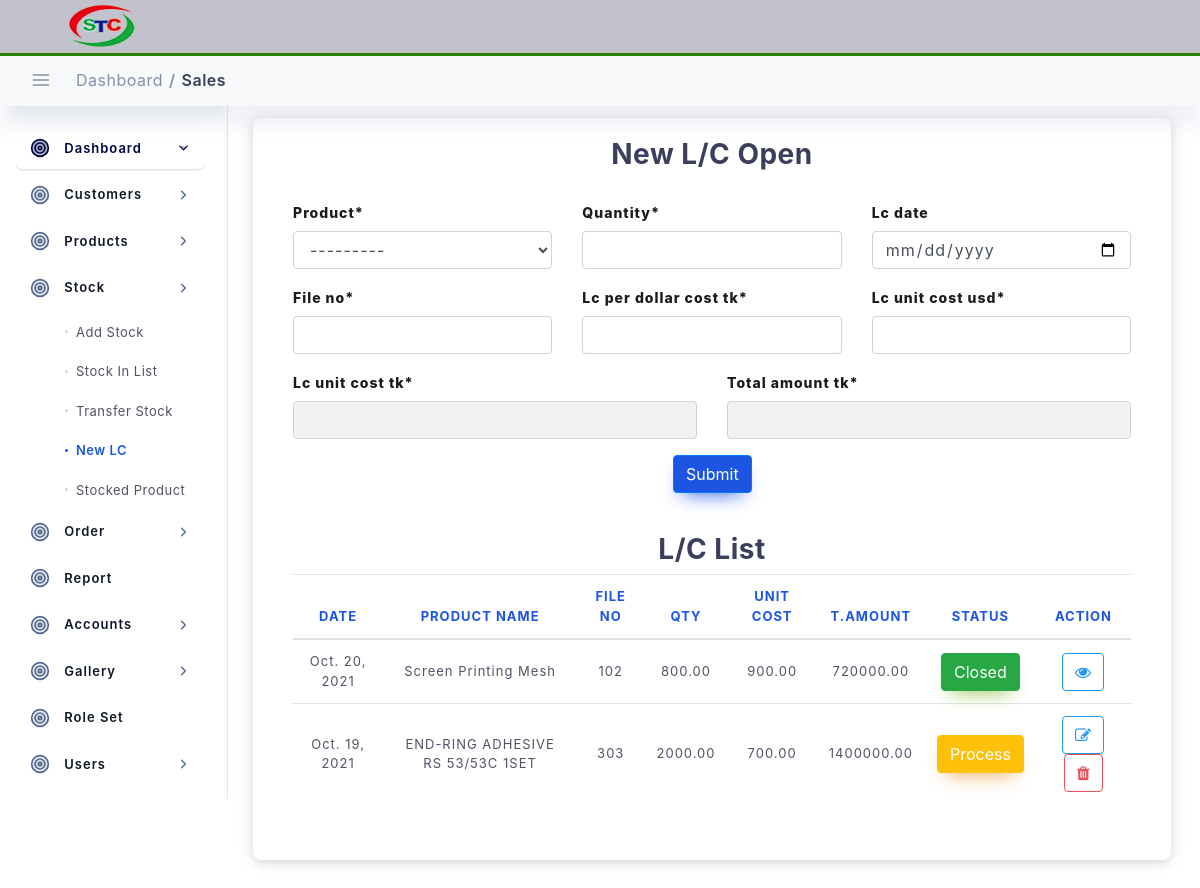
The page /stock/new-lc (signed in) on the database its author committed.
### stock/models.py (models this page shows, shortened)
class LC(models.Model):
    lc_transaction_no = models.CharField(max_length=100, primary_key=True, default=lc_transaction_no)
    created_at = models.DateTimeField(blank=True, null=True, auto_now_add=True)
    updated_at = models.DateTimeField(blank=True, null=True, auto_now=True)
    lc_date = models.DateField(blank=True, null=True)
    lc_process_date = models.DateField(blank=True, null=True)
    lc_close_date = models.DateField(blank=True, null=True)
    quantity = models.DecimalField(max_digits=20, decimal_places=2)
    product = models.ForeignKey(Products, on_delete=models.DO_NOTHING, )
    file_no = models.CharField(max_length=100)
    lc_per_dollar_cost_tk = models.DecimalField(max_digits=20, decimal_places=2)
    lc_unit_cost_usd = models.DecimalField(max_digits=20, decimal_places=2)
    lc_unit_cost_tk = models.DecimalField(max_digits=20, decimal_places=2)
    total_amount_tk = models.DecimalField(max_digits=20, decimal_places=2)
    status = models.CharField(max_length=20, default="Open")
    author = models.ForeignKey(User, on_delete=models.DO_NOTHING, )
    is_active = models.BooleanField(default=True)
    class Meta:
        unique_together = (('file_no', 'lc_date', 'product'),)

### setup_data/models.py (models this page shows)
class Products(models.Model):
    created_at = models.DateTimeField(blank=True, null=True, auto_now_add=True)
    updated_at = models.DateTimeField(blank=True, null=True, auto_now=True)
    product_name = models.CharField(max_length=100, )
    packing = models.CharField(max_length=20, blank=True, null=True)
    price = models.DecimalField(max_digits=20, decimal_places=2)
    author = models.ForeignKey(User, on_delete=models.DO_NOTHING, )
    category = models.ForeignKey(Category, on_delete=models.DO_NOTHING, )
    origin = models.ForeignKey(Origin, on_delete=models.DO_NOTHING, )
    is_active = models.BooleanField(default=True)
    def __str__(self):
        return self.product_name

### stock/views.py (the view, shortened to what this page needs)
# urls.py: path('new-lc', views.add_new_lc, name="new-lc"),
@login_required
def add_new_lc(request):
    template_name = 'stock/new_lc.html'
    lc_list = LC.objects.all().order_by('-lc_date', '-updated_at')
    warehouse_list = Warehouse.objects.all().order_by('warehouse_name', )
    if request.method == 'GET':
        lc_form = LcCreateForm(request.GET or None)
        warehouse_form = WarehouseFrom(request.GET or None)
    return render(request, template_name, {
        'lc_form': lc_form,
        'title': 'New LC',
        'nav_bar': 'new_lc',
        'lcs': lc_list,
        'warehouses': warehouse_list,
        'warehouse_form': warehouse_form,
    })

### templates/stock/new_lc.html (shortened to what this page needs)
{% extends "main/base.html" %}
{% load static %}
{% load crispy_forms_tags %}
{% block content %}
<div class="col-lg-12 p-4">
    <div class="row">
        <div class="col-lg-12 col-12 layout-spacing">
            <div class="statbox widget box box-shadow">
                <div class="widget-header">
                    <div class="row">
                        <div class="col-xl-12 col-md-12 col-sm-12 col-12">
                            <center>
                                <h3><strong>New L/C Open</strong></h3>
                            </center>
                        </div>
                    </div>
                </div>
                <div class="widget-content widget-content-area">
                    <form method="post">
                        <div class="row">
                            <div class="col">
                                <div class="form-group">
                                    {{ lc_form.product|as_crispy_field }}
                                </div>
                            </div>
                            <div class="col">
                                <div class="form-group">
                                    {{ lc_form.quantity|as_crispy_field }}
                                </div>
                            </div>
                            <div class="col">
                                <div class="form-group">
                                    {{ lc_form.lc_date|as_crispy_field }}
                                </div>
                            </div>
                        </div>
                        <div class="row">
                            <div class="col">
                                <div class="form-group">
                                    {{ lc_form.file_no|as_crispy_field }}
                                </div>
                            </div>
                            <div class="col">
                                <div class="form-group">
                                    {{ lc_form.lc_per_dollar_cost_tk|as_crispy_field }}
                                </div>
                            </div>
                            <div class="col">
                                <div class="form-group">
                                    {{ lc_form.lc_unit_cost_usd|as_crispy_field }}
                                </div>
                            </div>
                        </div>
                        <div class="row">
                            <div class="col">
                                <div class="form-group">
                                    {{ lc_form.lc_unit_cost_tk|as_crispy_field }}
                                </div>
                            </div>
                            <div class="col">
                                <div class="form-group">
                                    {{ lc_form.total_amount_tk|as_crispy_field }}
                                </div>
                            </div>
                        </div>
                        <div class="col-12 text-center">
                            <button class="btn btn-primary" type="submit">Submit
                            </button>
                        </div>
                    </form>
                </div>
                <div class="widget-content widget-content-area">
                    <div class="widget-header">
                        <div class="row">
                            <div class="col-xl-12 col-md-12 col-sm-12 col-12">
                                <center>
                                    <h3><strong>L/C List</strong></h3>
                                </center>
                            </div>
                        </div>
                    </div>
                    <div class="scrollme">
                        <table id="dataTable" class="table table-hover">
                            <thead>
                            <tr>
                                <th style="text-align:center">Date</th>
                                <th style="text-align:center">Product Name</th>
                                <th style="text-align:center">File No</th>
                                <th style="text-align:center">Qty</th>
                                <th style="text-align:center">Unit cost</th>
                                <th style="text-align:center">T.Amount</th>
                                <th style="text-align:center">Status</th>
                                <th style="text-align:center">Action</th>
                            </tr>
                            </thead>
                            <tbody>
                            {% for item in lcs %}
                            <tr>
                                <td style="text-align:center">{{ item.lc_date }}</td>
                                <td style="text-align:center">{{item.product}}</td>
                                <td style="text-align:center">{{item.file_no}}</td>
                                <td style="text-align:center">{{item.quantity}}</td>
                                <td style="text-align:center">{{item.lc_unit_cost_tk}}</td>
                                <td style="text-align:center">{{item.total_amount_tk}}</td>
                                <td style="text-align:center">
                                    {% if item.status == "Open" %}
                                    <button type="button" class="btn btn-danger" data-toggle="modal"
                                            data-target="#processmodal{{item.lc_transaction_no}}">{{item.status}}
                                    </button>
                                    <div class="modal fade" id="processmodal{{item.lc_transaction_no}}" role="dialog">
                                        <div class="modal-dialog">
                                            <div class="modal-content">
                                                <div class="modal-header">
                                                    <h4 class="modal-title">Process LC</h4>
                                                    <button type="button" class="close" data-dismiss="modal">&times;
                                                    </button>
                                                </div>
                                                <div class="modal-body">
                                                    <h5 class="p-2">Fie No:{{item.file_no}}</h5>
                                                    <p>You are going to Process this LC.This process can not be
                                                        undone.</p>
                                                </div>
                                                <div class="modal-footer">
                                                    <button type="button" class="btn btn-danger" data-dismiss="modal">
                                                        Cancel
                                                    </button>
                                                    <a href="{% url 'new-lc-process' lc_transaction_no=item.lc_transaction_no %}"
                                                       class="btn btn-primary">Process LC</a>
                                                </div>
                                            </div>
                                        </div>
                                    </div>
                                    {% elif item.status == "Process" %}
                                    <a>
                                        <button class="btn btn-warning" data-toggle="modal"
                                                data-target="#closemodal{{item.lc_transaction_no}}">{{item.status}}
                                        </button>
                                    </a>
                                    {% else %}
                                    <a>
                                        <button class="btn btn-success">{{item.status}}</button>
                                    </a>
                                    {% endif %}
                                </td>
                                <td style="text-align:center">
                                    {% if item.status == "Closed" %}
                                    <button class="btn btn-outline-info"><i class="fa fa-eye"></i></button>
                                    {% else %}
                                    <a href="#">
                                        <button class="btn btn-outline-info"><i class="fa fa-edit"></i></button>
                                    </a>
                                    <button class="btn btn-outline-danger" data-toggle="modal"
                                            data-target="#postmodal{{item.lc_transaction_no}}">
                                        <i class="fa fa-trash"></i></button>
                                    {% endif %}
                                </td>
                            </tr>
                            {% endfor %}
                            </tbody>
                        </table>
                    </div>
                </div>
            </div>
        </div>
    </div>
</div>
{% endblock content %}

### rows shown on the page
LC: lc_date "Oct. 20, 2021", product "Screen Printing Mesh", file_no "102", quantity "800.00", lc_unit_cost_tk "900.00", total_amount_tk "720000.00", status "Closed"
LC: lc_date "Oct. 19, 2021", product "END-RING ADHESIVE RS 53/53C 1SET", file_no "303", quantity "2000.00", lc_unit_cost_tk "700.00", total_amount_tk "1400000.00", status "Process"
